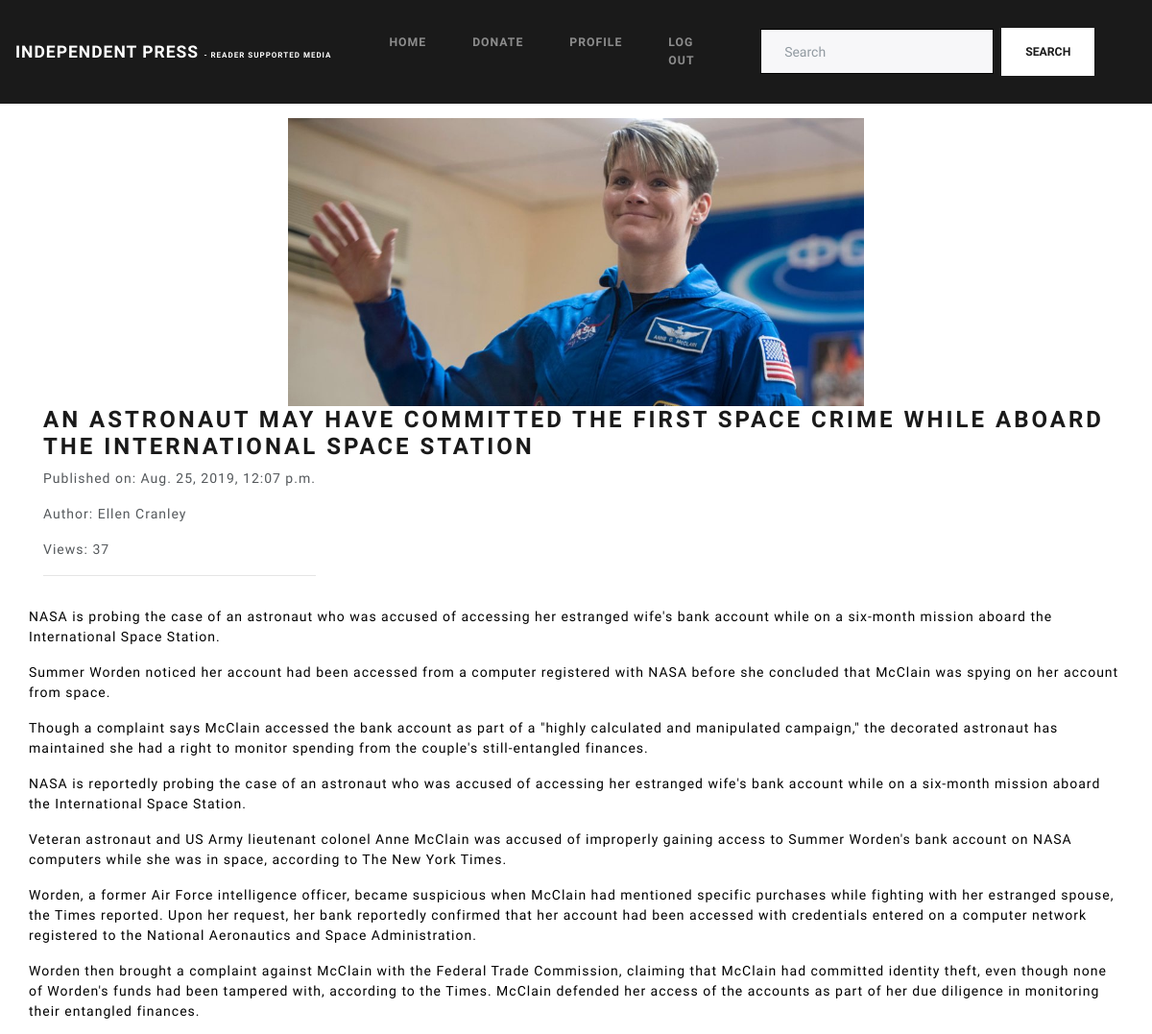
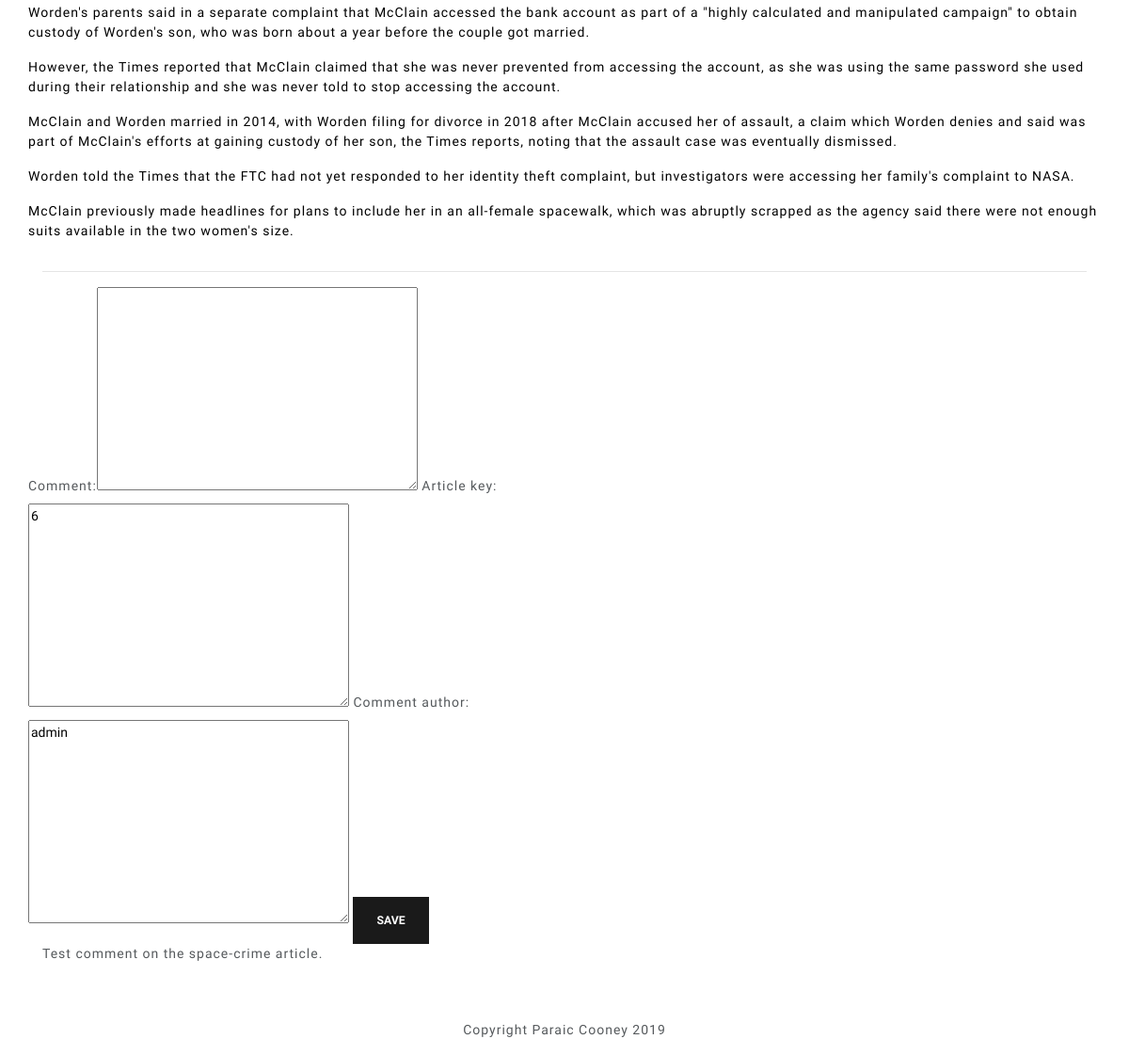
The page /articles/6/ (signed in) on the database its author committed (2 pictures, top to bottom).
### articles/models.py (models this page shows, shortened)
class Article(models.Model):
    headline = models.CharField(max_length=254, default='')
    author = models.CharField(max_length=50, default='')
    content = models.TextField()
    created_date = models.DateTimeField(auto_now_add=True)
    published_date = models.DateTimeField(blank=True, null=True, default=timezone.now)
    views = models.IntegerField(default=0)
    tag = models.CharField(max_length=100, blank=True, null=True)
    image = models.ImageField(upload_to='images')

class Comment(models.Model):
    comment = models.TextField(default='')
    created_date = models.DateTimeField(auto_now_add=True)
    published_date = models.DateTimeField(blank=True, null=True, default=timezone.now)
    article_key = models.TextField()
    comment_author = models.TextField()

### articles/views.py (the view)
# urls.py: url(r'^(?P<pk>\d+)/$', full_article, name='full_article'),
def full_article(request, pk):
    article = get_object_or_404(Article, pk=pk) if pk else None
    user = User.objects.get(email=request.user.email)
    if request.method == "POST":
        form = CommentForm(request.POST, request.FILES, instance=article)
        if form.is_valid():
            comment_form= CommentForm(request.POST)
            comment_form.save()
            return redirect(all_articles)
    else:
        article = get_object_or_404(Article, pk=pk)
        article.views += 1
        article.save()
        comment_form = CommentForm(initial={'article_key': pk, 'comment_author': user })
        comments = Comment.objects.filter(article_key=pk)
        return render(request, "fullarticle.html", {'article': article, 'comment_form': comment_form, 'comments': comments})

### articles/forms.py
class CommentForm(forms.ModelForm):
    class Meta:
        model = Comment
        fields = ('comment', 'article_key', 'comment_author')

### articles/templates/fullarticle.html (shortened to what this page needs)
{% extends "base.html" %}
{% load bootstrap_tags %}
{% block content %}
<div class="container">
    <div class="row">
        <div class="col-12 full-article-container">
            {% if article.image %}
            <div class="row">
            <div class="col-12 article-picture" style="background-image: url('{{ MEDIA_URL }}{{ article.image }}')"></div>
            {% endif %}
            </div>
            <h3>{{ article.headline }}</h3>
            <div class="row">
                <div class="article-meta">
                    <p><span class="boldtext">Published on:</span> {{ article.published_date }} </p>
                    <p><span class="boldtext">Author:</span> {{ article.author }}</p>
                    <p><span class="boldtext">Views:</span> {{article.views}}</p>
                    <hr>
                </div>
                <div class="full-article">
                    <p>{{ article.content|linebreaks }}</p>
                </div>
            </div>
            <hr>
            <div class="row">
               <form method="POST" enctype="multipart/form-data">
                    {{ comment_form | as_bootstrap }}
                    <button type="submit" class="btn btn-primary">Save</button>
                </form>
            </div>
            {% for comment in comments %}
            <div>{{ comment.comment }}</div>
            {% endfor %}
        </div>
    </div>
</div>
{% endblock %}

### static/css/custom.css (style rules this page uses)
.article-thumbnail, .article-picture { background-size: contain; background-position: center center; background-repeat: no-repeat; }
.article-picture { width:300px; height:300px; }
.full-article { color:black; }
.full-article-container { padding-top:15px; }
.article-meta { padding-left:15px; }
form { width: 50%; }

### rows shown on the page
Article: image (picture), headline "AN ASTRONAUT MAY HAVE COMMITTED THE FIRST SPACE CRIME WHILE ABOARD THE INTERNATIONAL SPACE STATION", published_date "Aug. 25, 2019, 12:07 p.m.", author "Ellen Cranley", views "37", content "NASA is probing the case of an astronaut who was accused of accessing her estranged wife's bank account while on a six-month mission aboard the International Space Station. Summer Worden noticed her account had been accessed from a computer registered with NASA before she concluded that McClain was spying on her account from space. Though a complaint says McClain accessed the bank account as part of a \"highly calculated and manipulated campaign,\" the decorated astronaut has maintained she had a right to monitor spending from the couple's still-entangled finances. NASA is reportedly probing the case of an astronaut who was accused of accessing her estranged wife's bank account while on a…"
Comment: comment "Test comment on the space-crime article."
